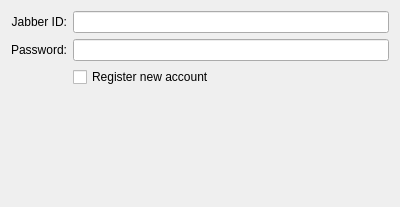
<?xml version="1.0" encoding="UTF-8"?>
<ui version="4.0">
 <class>MainOptionsWidget</class>
 <widget class="QWidget" name="MainOptionsWidget">
  <property name="geometry">
   <rect>
    <x>0</x>
    <y>0</y>
    <width>400</width>
    <height>207</height>
   </rect>
  </property>
  <property name="windowTitle">
   <string>Account Preferences</string>
  </property>
  <layout class="QVBoxLayout" name="verticalLayout_2">
   <item>
    <layout class="QFormLayout" name="formLayout">
     <item row="0" column="1">
      <widget class="QLineEdit" name="accountLineEdit"/>
     </item>
     <item row="2" column="1">
      <widget class="QLineEdit" name="passwordLineEdit">
       <property name="echoMode">
        <enum>QLineEdit::Password</enum>
       </property>
      </widget>
     </item>
     <item row="0" column="0">
      <widget class="QLabel" name="accountLabel">
       <property name="text">
        <string>Jabber ID:</string>
       </property>
       <property name="alignment">
        <set>Qt::AlignRight|Qt::AlignTrailing|Qt::AlignVCenter</set>
       </property>
      </widget>
     </item>
     <item row="2" column="0">
      <widget class="QLabel" name="passwordLabel">
       <property name="text">
        <string>Password:</string>
       </property>
       <property name="alignment">
        <set>Qt::AlignRight|Qt::AlignTrailing|Qt::AlignVCenter</set>
       </property>
      </widget>
     </item>
     <item row="3" column="1">
      <widget class="QCheckBox" name="registerCheckBox">
       <property name="text">
        <string>Register new account</string>
       </property>
      </widget>
     </item>
    </layout>
   </item>
  </layout>
 </widget>
 <customwidgets>
 </customwidgets>
 <resources/>
 <connections/>
</ui>
